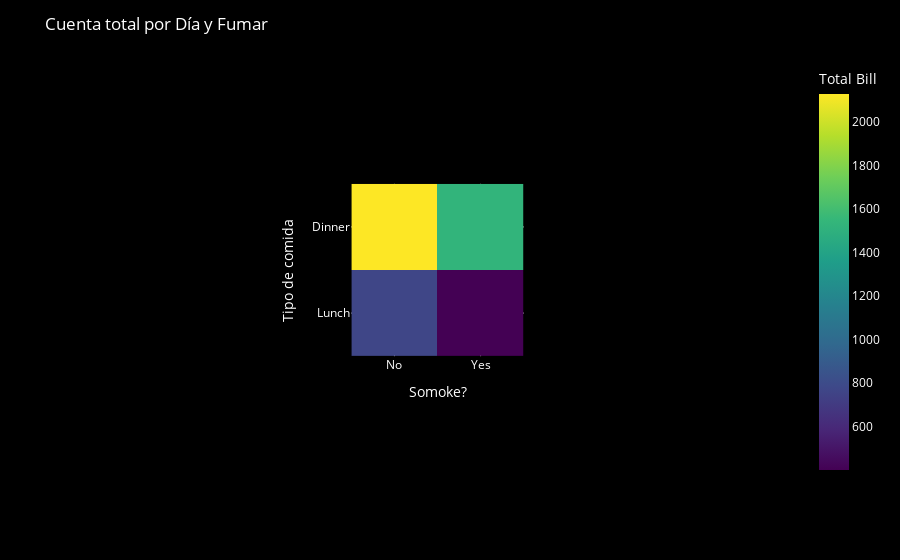

The cell this chart's notebook holds for it:
### Code cell
# Group by day and time, calculate average total_bill
heatmap_data = df.groupby(['time', 'smoker'])['total_bill'].sum().reset_index()

# Pivot the data to prepare for heatmap
heatmap_data_pivot = heatmap_data.pivot(index='time', columns='smoker', values='total_bill')

# Create a heatmap using Plotly
fig = px.imshow(
    heatmap_data_pivot,
    labels=dict(x="Somoke?", y="Tipo de comida", color="Total Bill"),
    x=['No', 'Yes'],
    y=['Dinner', 'Lunch'],  # Order of days as you prefer
    color_continuous_scale='Viridis'  # Choose a colorscale
)

# Customize layout
fig.update_layout(
    title='Cuenta total por Día y Fumar',
    plot_bgcolor='black',  # Set background color
    paper_bgcolor='black',  # Set background color
    font_color='white'  # Set font color
)

# Show plot
fig.show()

### Figure 1 — Plotly figure (JSON) as saved in the notebook; plotly's stock layout.template omitted (floating-point values rounded to 4 significant figures)
{"data": [{"coloraxis": "coloraxis", "hovertemplate": "Somoke?: %{x}<br>Tipo de comida: %{y}<br>Total Bill: %{z}<extra></extra>", "name": "0", "type": "heatmap", "x": ["No", "Yes"], "xaxis": "x", "y": ["Dinner", "Lunch"], "yaxis": "y", "z": [[2130.0, 1530.0], [767.3, 400.2]]}], "layout": {"autosize": true, "coloraxis": {"colorbar": {"title": {"text": "Total Bill"}}, "colorscale": [[0, "#440154"], [0.1111, "#482878"], [0.2222, "#3e4989"], [0.3333, "#31688e"], [0.4444, "#26828e"], [0.5556, "#1f9e89"], [0.6667, "#35b779"], [0.7778, "#6ece58"], [0.8889, "#b5de2b"], [1, "#fde725"]]}, "font": {"color": "white"}, "margin": {"t": 60}, "paper_bgcolor": "black", "plot_bgcolor": "black", "title": {"text": "Cuenta total por Día y Fumar"}, "xaxis": {"anchor": "y", "autorange": true, "constrain": "domain", "domain": [0.3795, 0.6205], "range": [-0.5, 1.5], "scaleanchor": "y", "title": {"text": "Somoke?"}, "type": "category"}, "yaxis": {"anchor": "x", "autorange": true, "constrain": "domain", "domain": [0, 1], "range": [1.5, -0.5], "title": {"text": "Tipo de comida"}, "type": "category"}}}
